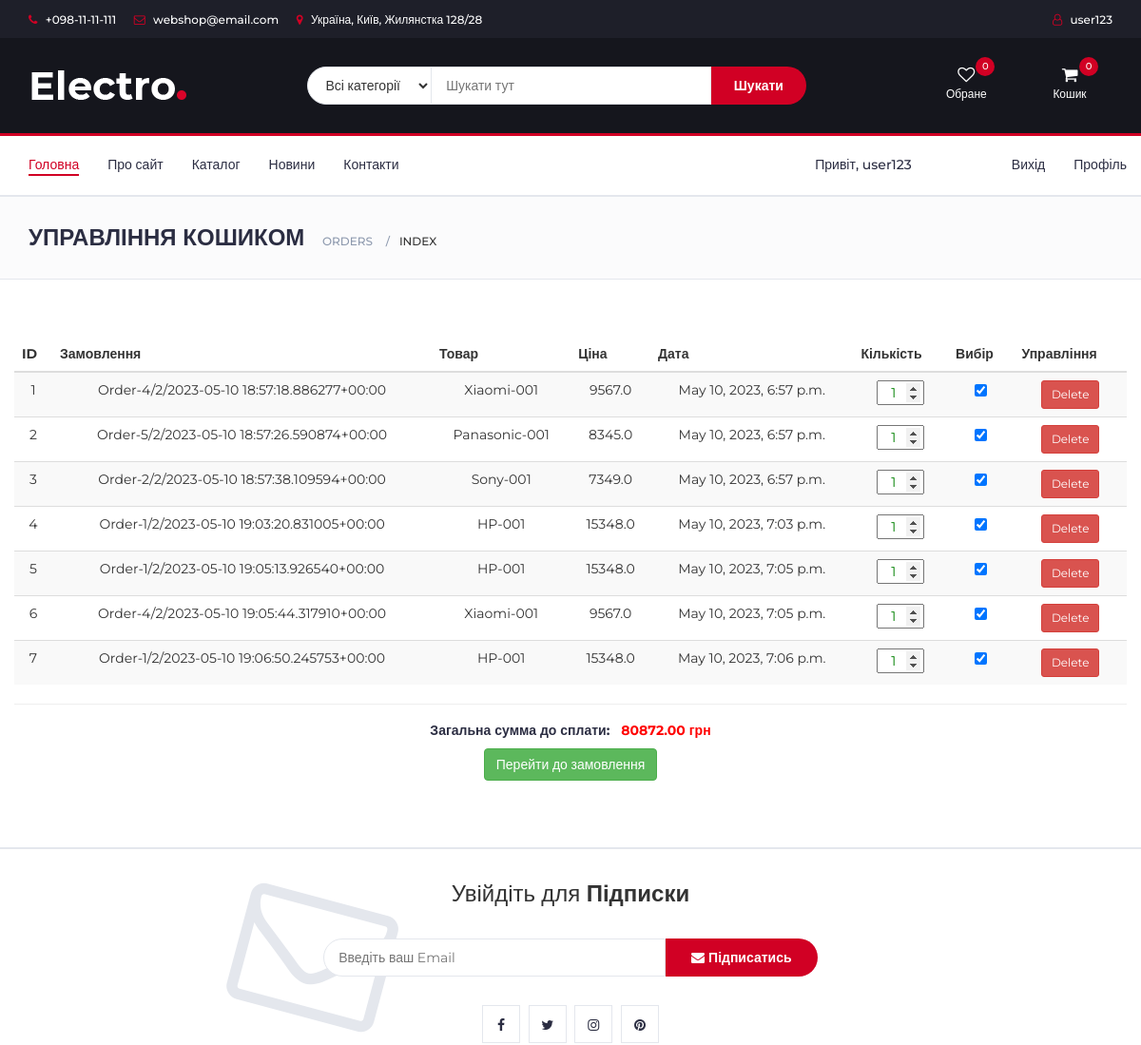
Before: /orders/ (signed in, upper part) with the older database file.
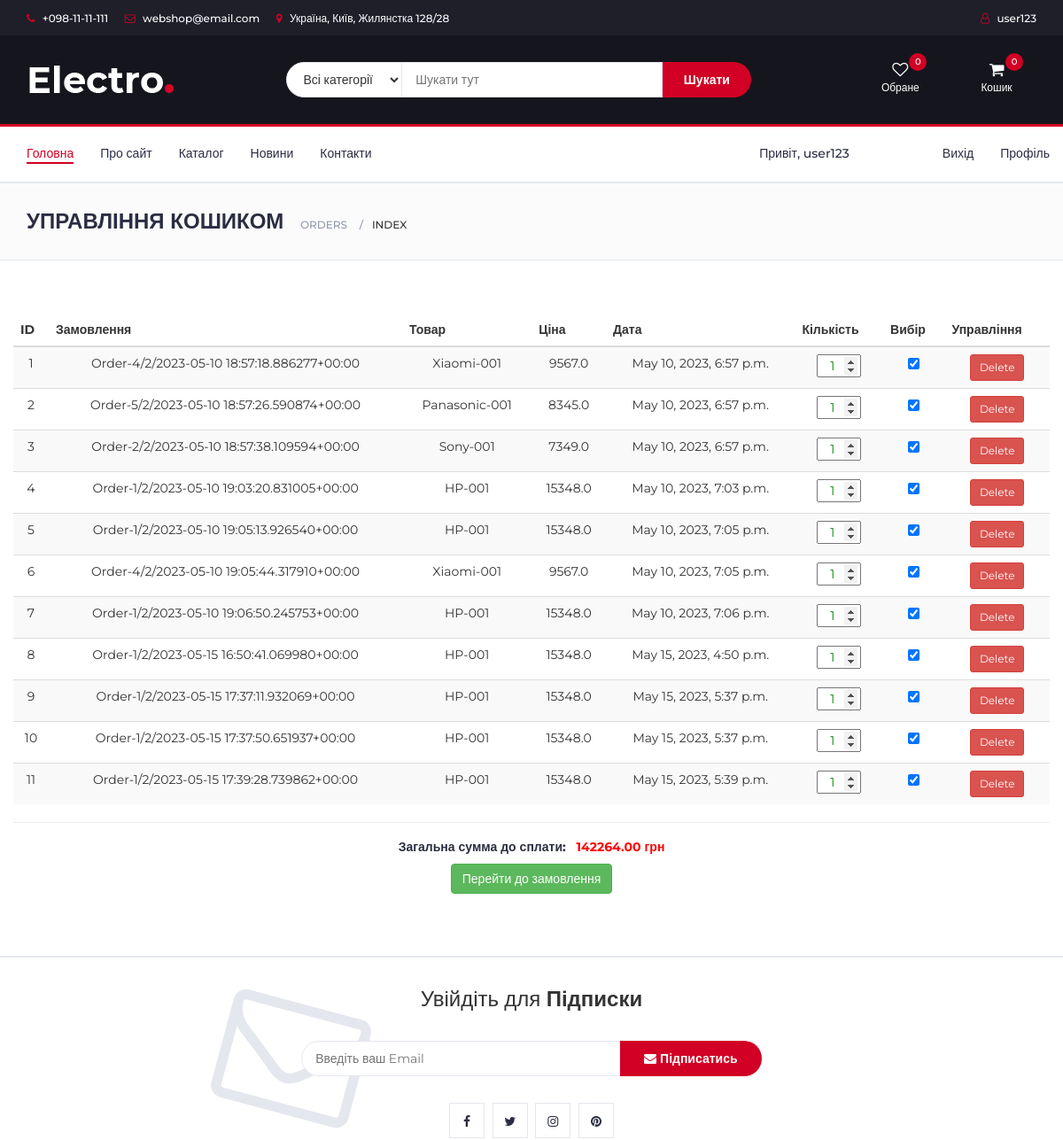
After: the same page with the newer database file.
### orders/models.py (models this page shows, shortened)
class Order(models.Model):
    code = models.CharField(max_length=100, unique=True)
    user = models.ForeignKey(User, on_delete=models.CASCADE)
    product = models.ForeignKey(Product, on_delete=models.CASCADE)
    count = models.IntegerField(default=1)
    date = models.DateTimeField(auto_now_add=True)
    notes = models.TextField(max_length=500)

### catalog/models.py (models this page shows)
class Product(models.Model):
    name = models.CharField(max_length=100, unique=True)
    about = models.TextField(max_length=500, unique=True)
    category = models.ForeignKey(Category, on_delete=models.CASCADE)
    producer = models.ForeignKey(Producer, on_delete=models.CASCADE)
    photo = models.FileField(upload_to='products/')
    price = models.FloatField()
    def __str__(self) -> str:
        return str(self.name)

### orders/views.py (the view)
# urls.py: path('', index),
def index(request):
    return render(request, 'orders/index.html', context={
        'title': 'Управління кошиком',
        'page': 'index',
        'app': 'orders',
        'user_orders': Order.objects.filter(user_id=request.user.id)
    })

### templates/orders/index.html (shortened to what this page needs)
{% extends '_layouts/base.html' %}
{% block content %}
{% load static %}
		<div class="section page-content">
			<div class="container">
				<div class="row">
					<div style="text-align: center">
						<table id="orders-table" class="table table-dark table-striped">
                            <thead>
                                <tr>
                                  <th>ID
                                  <th>Замовлення</th>
                                  <th>Товар</th>
                                  <th>Ціна</th>
                                  <th>Дата</th>
                                  <th>Кількість</th>
                                  <th>Вибір</th>
                                  <th>Управління</th>
                                </tr>
                            </thead>
                            <tbody>
                            {% for order in user_orders %}
                                <tr>
                                    <td class="id-cell">{{order.id }}</td>
                                    <td>{{order.code }}</td>
                                    <td>{{order.product }}</td>
                                    <td class="price-cell">{{order.product.price }}</td>
                                    <td>{{order.date }}</td>
                                    <td class="count-cell">
                                        <input type="number" class="count" min="1" value="{{order.count}}">
                                    </td>
                                    <td>
                                        <input type="checkbox" class="check" value="yes" checked>
                                    </td>
                                    <td>
                                        <button class="btn btn-sm btn-danger del-btn">Delete</button>
                                    </td>
                                </tr>
                            {% endfor %}
                            </tbody>
                        </table>
                        <hr>
                        <div>
                            <h5>
                                Загальна сумма до сплати: &nbsp;
                                <span id="total" style="color:red">0.00 грн</span>
                            </h5>
                        </div>
                        <P>
                            <a id="bill-btn" href="/order/bill/1,2,3" class="btn btn-success">
                                Перейти до замовлення
                            </a>
                        </P>
					</div>
				</div>
			</div>
		</div>
{% endblock content %}

### templates/_layouts/base.html (shortened to what this page needs)
<!DOCTYPE html>
{% load static %}
<html lang="uk">
	<head>
 		<link type="text/css" rel="stylesheet" href="{% static 'css/bootstrap.min.css' %}"/>
 		<link type="text/css" rel="stylesheet" href="{% static 'css/slick.css' %}"/>
 		<link type="text/css" rel="stylesheet" href="{% static 'css/slick-theme.css' %}"/>
 		<link type="text/css" rel="stylesheet" href="{% static 'css/nouislider.min.css' %}"/>
 		<link rel="stylesheet" href="{% static 'css/font-awesome.min.css' %}">
 		<link type="text/css" rel="stylesheet" href="{% static 'css/style.css' %}"/>
    </head>
	<body>
		{% include '_layouts/header.html' %}
		{% include '_layouts/navbar.html' %}
		{% include '_layouts/breadcrumb.html' %}
		{% block content %}{% endblock content %}
		{% include '_layouts/newsletter.html' %}
	</body>
</html>

### templates/_layouts/header.html (shortened to what this page needs)
        {% load static %}
        <header>
			<div id="top-header">
				<div class="container">
					<ul class="header-links pull-left">
						<li><a href="#"><i class="fa fa-phone"></i> +098-11-11-111</a></li>
						<li><a href="#"><i class="fa fa-envelope-o"></i> webshop@email.com</a></li>
						<li><a href="#"><i class="fa fa-map-marker"></i> Україна, Київ, Жилянстка 128/28</a></li>
					</ul>
					<ul class="header-links pull-right">
						{% if not user.is_authenticated %}
						<li><a href="#"><i class="fa fa-user-o"></i> Гість</a></li>
						{% else %}
						<li><a href="#"><i class="fa fa-user-o"></i> {{ user.username }}</a></li>
						{% endif %}
					</ul>
				</div>
			</div>
			<div id="header">
				<div class="container">
					<div class="row">
						<div class="col-md-3">
							<div class="header-logo">
								<a href="#" class="logo">
									<img src="{% static 'img/logo.png' %}" alt="">
								</a>
							</div>
						</div>
						<div class="col-md-6">
							<div class="header-search">
								<form>
									<select class="input-select">
										<option value="0">Всі категорії</option>
									</select>
									<input class="input" placeholder="Шукати тут">
									<button class="search-btn">Шукати</button>
								</form>
							</div>
						</div>
						<div class="col-md-3 clearfix">
							<div class="header-ctn">
								<div>
									<a href="#">
										<i class="fa fa-heart-o"></i>
										<span>Обране</span>
										<div id="wish-count" class="qty">0</div>
									</a>
								</div>
								<div class="dropdown">
									<a class="dropdown-toggle" data-toggle="dropdown" aria-expanded="true">
										<i class="fa fa-shopping-cart"></i>
										<span>Кошик</span>
										<div id="card-count" class="qty">0</div>
									</a>
								</div>
							</div>
						</div>
					</div>
				</div>
			</div>
		</header>

### templates/_layouts/navbar.html
        {% load static %}
		<nav id="navigation">
			<div class="container">
				<div id="responsive-nav">
					<ul class="main-nav nav navbar-nav">
						<li class="active"><a href="/">Головна</a></li>
						<li><a href="/about">Про сайт</a></li>
						<li><a href="/catalog">Каталог</a></li>
						<li><a href="/news">Новини</a></li>
						<li><a href="/contacts">Контакти</a></li>
					</ul>
					<ul class="main-nav nav navbar-nav navbar-right">
						<li><a href="" style="margin-right: 75px">
							Привіт,
							{% if user.is_authenticated %}
							{{ user.username }}
							{% else %}
								Гість!
							{% endif %}
						</a>
						</li>
						{% if not user.is_authenticated %}
							<li><a href="/accounts/sign_in">Вхід</a></li>
						    <li><a href="/accounts/sign_up">Реєстрація</a></li>
						{% else %}
							<li><a href="/accounts/sign_out">Вихід</a></li>
						    <li><a href="/accounts/profile">Профіль</a></li>
						{% endif %}
					</ul>
				</div>
			</div>
		</nav>

### templates/_layouts/breadcrumb.html
{% load static %}
<div id="breadcrumb" class="section">
			<div class="container">
				<div class="row">
					<div class="col-md-12">
						<h3 class="breadcrumb-header">{{ title }}</h3>
						<ul class="breadcrumb-tree">
							<li><a href="#">{{ app }}</a></li>
							<li class="active">{{ page }}</li>
						</ul>
					</div>
				</div>
			</div>
		</div>

### templates/_layouts/newsletter.html
        {% load static %}
		<div id="newsletter" class="section">
			<div class="container">
				<div class="row">
					<div class="col-md-12">
						<div class="newsletter">
							<p>Увійдіть для  <strong> Підписки</strong></p>
							<form>
								<input class="input" type="email" placeholder="Введіть ваш Email">
								<button class="newsletter-btn"><i class="fa fa-envelope"></i> Підписатись</button>
							</form>
							<ul class="newsletter-follow">
								<li>
									<a href="#"><i class="fa fa-facebook"></i></a>
								</li>
								<li>
									<a href="#"><i class="fa fa-twitter"></i></a>
								</li>
								<li>
									<a href="#"><i class="fa fa-instagram"></i></a>
								</li>
								<li>
									<a href="#"><i class="fa fa-pinterest"></i></a>
								</li>
							</ul>
						</div>
					</div>
				</div>
			</div>
		</div>

### templates/_layouts/footer.html (shortened to what this page needs)
        {% load static %}

### static/css/style.css (style rules this page uses)
body { font-family: 'Montserrat', sans-serif; font-weight: 400; color: #333; }
h1, h2, h3, h4, h5, h6 { color: #2B2D42; font-weight: 700; margin: 0 0 10px; }
a { color: #2B2D42; font-weight: 500; -webkit-transition: 0.2s color; transition: 0.2s color; }
ul, ol { margin: 0; padding: 0; list-style: none }
.input { height: 40px; padding: 0px 15px; border: 1px solid #E4E7ED; background-color: #FFF; width: 100%; }
.input-select { padding: 0px 15px; background: #FFF; border: 1px solid #E4E7ED; height: 40px; }
.section { padding-top: 30px; padding-bottom: 30px; }
#breadcrumb { padding: 30px 0px; background: #FBFBFC; border-bottom: 1px solid #E4E7ED; margin-bottom: 30px; }
#breadcrumb .breadcrumb-header { display: inline-block; margin-top: 0px; margin-bottom: 0px; margin-right: 15px; text-transform: uppercase; }
#breadcrumb .breadcrumb-tree { display: inline-block; }
#breadcrumb .breadcrumb-tree li { display: inline-block; font-size: 12px; font-weight: 500; text-transform: uppercase; }
#breadcrumb .breadcrumb-tree li+li { margin-left: 10px; }
#breadcrumb .breadcrumb-tree li+li:before { content: '/'; display: inline-block; color: #8D99AE; margin-right: 10px; }
#breadcrumb .breadcrumb-tree li a { color: #8D99AE; }
#top-header { padding-top: 10px; padding-bottom: 10px; background-color: #1E1F29; }
.header-links li { display: inline-block; margin-right: 15px; font-size: 12px; }
.header-links li:last-child { margin-right: 0px; }
.header-links li a { color: #FFF; }
.header-links li i { color: #D10024; margin-right: 5px; }
#header { padding-top: 15px; padding-bottom: 15px; background-color: #15161D; }
.header-logo { float: left; }
.header-logo .logo img { display: block; }
.header-search { padding: 15px 0px; }
.header-search form { position: relative; }
.header-search form .input-select { margin-right: -4px; border-radius: 40px 0px 0px 40px; }
.header-search form .input { width: calc(100% - 260px); margin-right: -4px; }
.header-search form .search-btn { height: 40px; width: 100px; background: #D10024; color: #FFF; font-weight: 700; border: none; border-radius: 0px 40px 40px 0px; }
.header-ctn { float: right; padding: 15px 0px; }
.header-ctn>div { display: inline-block; }
.header-ctn>div+div { margin-left: 15px; }
.header-ctn>div>a { display: block; position: relative; width: 90px; text-align: center; color: #FFF; }
.header-ctn>div>a>i { display: block; font-size: 18px; }
.header-ctn>div>a>span { font-size: 12px; }
.header-ctn>div>a>.qty { position: absolute; right: 15px; top: -10px; width: 20px; height: 20px; line-height: 20px; text-align: center; border-radius: 50%; font-size: 10px; color: #FFF; background-color: #D10024; }
#navigation { background: #FFF; border-bottom: 2px solid #E4E7ED; border-top: 3px solid #D10024; }
.main-nav>li+li { margin-left: 30px }
.main-nav>li>a { padding: 20px 0px; }
.main-nav>li>a:hover, .main-nav>li>a:focus, .main-nav>li.active>a { color: #D10024; background-color: transparent; }
.main-nav>li>a:after { content: ""; display: block; width: 0%; height: 2px; background-color: #D10024; -webkit-transition: 0.2s all; transition: 0.2s all; }
.main-nav>li>a:hover:after, .main-nav>li>a:focus:after, .main-nav>li.active>a:after { width: 100%; }
#newsletter.section { border-top: 2px solid #E4E7ED; border-bottom: 3px solid #D10024; margin-top: 30px; }
.newsletter { text-align: center; }
.newsletter p { font-size: 24px; }
.newsletter form { position: relative; max-width: 520px; margin: 30px auto; }
.newsletter form:after { content: "\f003"; font-family: FontAwesome; position: absolute; font-size: 160px; color: #E4E7ED; top: 15px; -webkit-transform: translateY(-50%) rotate(15deg); -ms-transform: translateY(-50%) rotate(15deg); transform: translateY(-50%) rotate(15deg); z-index: -1; left: -90px; }
.newsletter form .input { width: calc(100% - 160px); margin-right: -4px; border-radius: 40px 0px 0px 40px; }
.newsletter form .newsletter-btn { width: 160px; height: 40px; font-weight: 700; background: #D10024; color: #FFF; border: none; border-radius: 0px 40px 40px 0px; }
.newsletter .newsletter-follow { text-align: center; }
.newsletter .newsletter-follow li { display: inline-block; margin-right: 5px; }
.newsletter .newsletter-follow li:last-child { margin-right: 0px; }
.newsletter .newsletter-follow li a { position: relative; display: block; width: 40px; height: 40px; text-align: center; line-height: 40px; border: 1px solid #E4E7ED; background-color: #FFF; -webkit-transition: 0.2s all; transition: 0.2s all; }

Changed rows visible on the page:
added Order: id "8", code "Order-1/2/2023-05-15 16:50:41.069980+00:00", product "HP-001", product.price "15348.0", date "May 15, 2023, 4:50 p.m.", count "1"
added Order: id "9", code "Order-1/2/2023-05-15 17:37:11.932069+00:00", product "HP-001", product.price "15348.0", date "May 15, 2023, 5:37 p.m.", count "1"
added Order: id "10", code "Order-1/2/2023-05-15 17:37:50.651937+00:00", product "HP-001", product.price "15348.0", date "May 15, 2023, 5:37 p.m.", count "1"
added Order: id "11", code "Order-1/2/2023-05-15 17:39:28.739862+00:00", product "HP-001", product.price "15348.0", date "May 15, 2023, 5:39 p.m.", count "1"
Other visible differences:
text written by a page script: "80872.00 грн" → "142264.00 грн"
